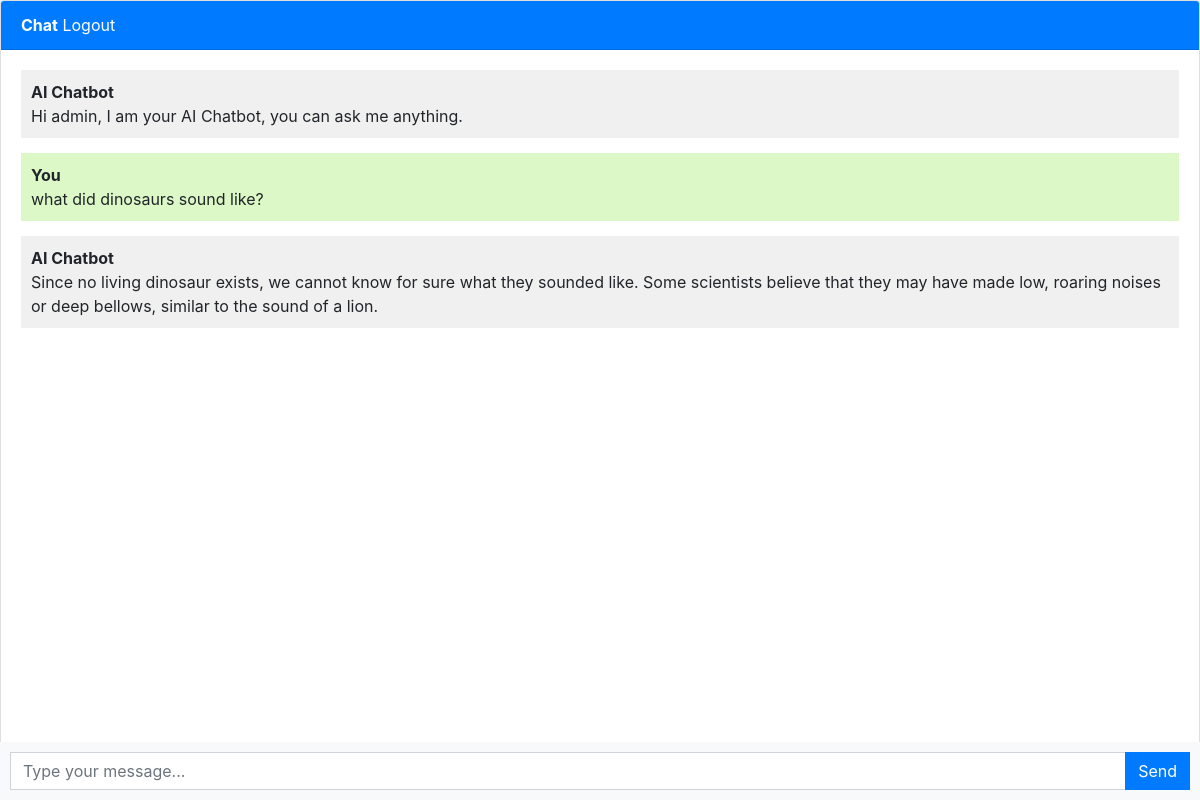
Screenshot of / (signed in) with the database file from the repository.
### chatbot/models.py (models this page shows, shortened)
class Chat(models.Model):
    user = models.ForeignKey(User, on_delete=models.CASCADE)
    message = models.TextField()
    response = models.TextField()
    created_at = models.DateTimeField(auto_now_add=True)

### chatbot/views.py (the view)
# urls.py: path('', views.chatbot, name='chatbot'),
@login_required(login_url='login')
def chatbot(request):
    chats = Chat.objects.filter(user=request.user)
    if request.method == 'POST':
        message = request.POST.get('message')
        response = ask_openai(message)
        chat = Chat(user=request.user, message=message, response=response, created_at=timezone.now())
        chat.save()
        return JsonResponse({'message': message, 'response': response})
    return render(request, 'chatbot.html', {'chats': chats})

### templates/chatbot.html (shortened to what this page needs)
{% extends 'base.html' %}
{% block content %}
<div class="chat-container">
  <div class="card flex-grow-1">
    <div class="card-header bg-primary text-white">
      <b>Chat</b>
      {% if user.is_authenticated %}
      <a style="color: white" href="logout">Logout</a>
      {% else %}
      <a style="color: white" href="login">Login</a> <a style="color: white" href="register">Register</a>
      {% endif %}
    </div>
    <div class="card-body messages-box">
      <ul class="list-unstyled messages-list">
        <li class="message received">
          <div class="message-text">
            <div class="message-sender">
              <b>AI Chatbot</b>
            </div>
            <div class="message-content">
              Hi {{ user.username }}, I am your AI Chatbot, you can ask me anything.
            </div>
          </div>
        </li>
        {% for chat in chats %}
          {% if chat.user == request.user %}
          <li class="message sent">
            <div class="message-text">
              <div class="message-sender">
                <b>You</b>
              </div>
              <div class="message-content">
                {{ chat.message }}
              </div>
            </div>
          </li>
          <li class="message received">
            <div class="message-text">
              <div class="message-sender">
                <b>AI Chatbot</b>
              </div>
              <div class="message-content">
                {{ chat.response }}
              </div>
            </div>
          </li>
          {% endif %}
        {% endfor %}
      </ul>
    </div>
    <br><br>
    <br><br>
    <br><br>
  </div>
  <form class="message-form">
    <div class="input-group">
      <input type="text" class="form-control message-input" placeholder="Type your message...">
      <div class="input-group-append">
        <button type="submit" class="btn btn-primary btn-send">Send</button>
      </div>
    </div>
  </form>
</div>
{% endblock %}

### templates/base.html (shortened to what this page needs)
<!DOCTYPE html>
<html lang="en">
  <head>
    <link rel="stylesheet" href="https://stackpath.bootstrapcdn.com/bootstrap/4.3.1/css/bootstrap.min.css">
  </head>
  <body>
    {% block content %}{% endblock %}
  </body>
</html>

### templates/chatbot.html (style rules this page uses)
body, html { height: 100%; }
.messages-box { flex: 1; overflow-y: auto; }
.messages-list { padding-left: 0; }
.message { margin-bottom: 15px; list-style: none; }
.message-text { padding: 10px; border-radius: 5px; }
.sent { background-color: #dcf8c6; align-self: flex-end; }
.received { background-color: #f1f0f0; align-self: flex-start; }
.message-form { display: flex; position: fixed; bottom: 0; left: 0; right: 0; padding: 10px; background-color: #f8f9fa; }
.message-input { flex: 1; border-radius: 0; border-right: none; }
.btn-send { border-radius: 0; }
.chat-container { height: 100%; display: flex; flex-direction: column; }

### rows the page displays
Chat: message "what did dinosaurs sound like?", response "Since no living dinosaur exists, we cannot know for sure what they sounded like. Some scientists believe that they may have made low, roaring noises or deep bellows, similar to the sound of a lion."

### other values shown
{{ user.username }} "admin"
